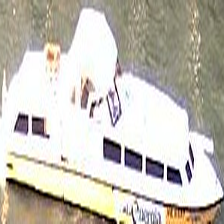
#> input picture BoatDetection/training_data/boat/0.png, 224 x 224 px; its folder holds only this picture in this run
$ python -i image_segmentation.py   (imports and definitions only)
#> lines starting #> are read from the running program, lines starting #| are printed output that depends on the picture; after the words box and inside, x2 and y2 are one past the last pixel; in counts of white or black regions, pixels touching at a corner belong together
import numpy as np
import cv2 as cv
from sklearn.cluster import MeanShift, estimate_bandwidth

import config
from utils import image_path_new, colors_


def segment_watershed(image_path, preview=False):
#> called with image_path = 'training_data/boat/0.png', preview = False
    img = cv.imread(image_path)
#> img is the input picture: shape (224, 224, 3); mean B, G, R 182.9, 192.3, 196.8
    gray = cv.cvtColor(img, cv.COLOR_BGR2GRAY)
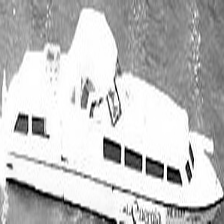
#> gray: shape (224, 224); min 0, max 255, mean 192.6
    ret, thresh = cv.threshold(gray, 0, 255, cv.THRESH_BINARY_INV+cv.THRESH_OTSU)
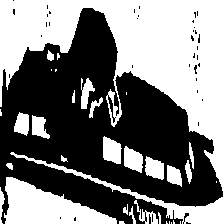
#> thresh: shape (224, 224); 48.7% white; 33 white regions (12 under 20 px), largest, box (x1, y1, x2, y2) and area: (0, 0, 224, 224) 18513, (4, 177, 117, 224) 2951, (103, 136, 122, 164) 397
#> ret = 191
    if preview:
        cv.imshow('ret', thresh)
        cv.waitKey(0)

    thresh = cv.cvtColor(thresh, cv.COLOR_GRAY2RGB)
    return thresh


# [133 lines left out: functions segment_meanshift, segment_kmean, find_countours, not called in this run]

>>> result = segment_watershed('training_data/boat/0.png')

$ run again, on BoatDetection/training_data/boat/15.png
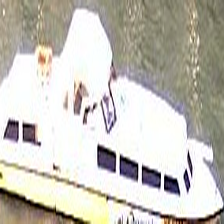
#> input picture BoatDetection/training_data/boat/15.png, 224 x 224 px
#> in segment_watershed, img is the input picture: shape (224, 224, 3); mean B, G, R 186, 194.1, 197.5
#> in segment_watershed, `gray = cv.cvtColor(img, cv.COLOR_BGR2GRAY)`:
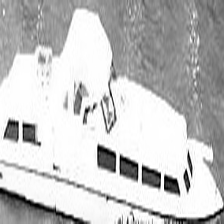
#> gray: shape (224, 224); min 0, max 255, mean 194.2
#> in segment_watershed, `ret, thresh = cv.threshold(gray, 0, 255, cv.THRESH_BINARY_INV+cv.THRES..`:
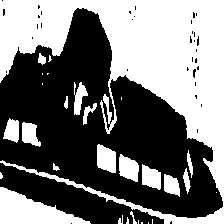
#> thresh: shape (224, 224); 46.8% white; 29 white regions (12 under 20 px), largest, box (x1, y1, x2, y2) and area: (0, 0, 224, 224) 18855, (0, 187, 91, 224) 1777, (97, 144, 116, 173) 434
#> ret = 190

$ run again, on BoatDetection/training_data/boat/39.png
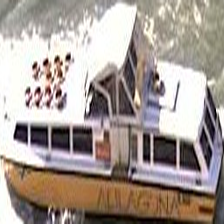
#> input picture BoatDetection/training_data/boat/39.png, 224 x 224 px
#> in segment_watershed, img is the input picture: shape (224, 224, 3); mean B, G, R 148.5, 155, 166.5
#> in segment_watershed, `gray = cv.cvtColor(img, cv.COLOR_BGR2GRAY)`:
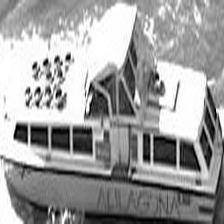
#> gray: shape (224, 224); min 0, max 255, mean 157.7
#> in segment_watershed, `ret, thresh = cv.threshold(gray, 0, 255, cv.THRESH_BINARY_INV+cv.THRES..`:
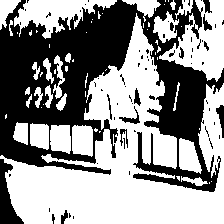
#> thresh: shape (224, 224); 57.3% white; 71 black regions (57 under 20 px), largest, box (x1, y1, x2, y2) and area: (0, 0, 224, 192) 19720, (0, 159, 24, 224) 715, (216, 105, 224, 138) 135
#> ret = 166
